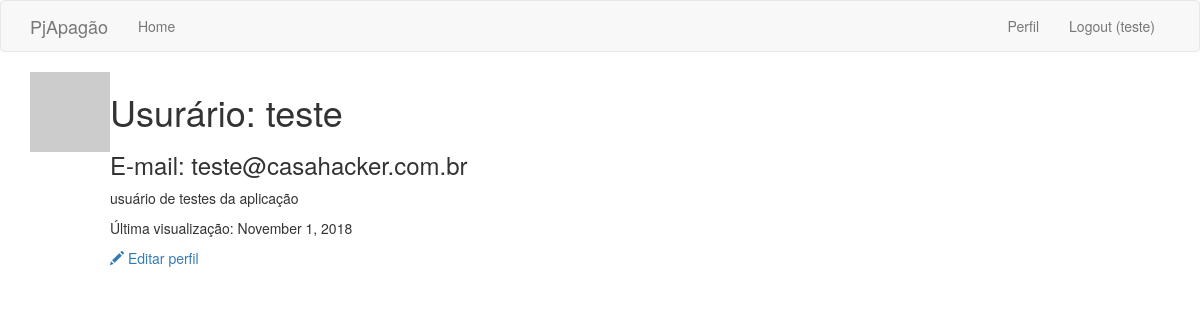
/user/teste (signed in), run on an earlier commit of the app's database.
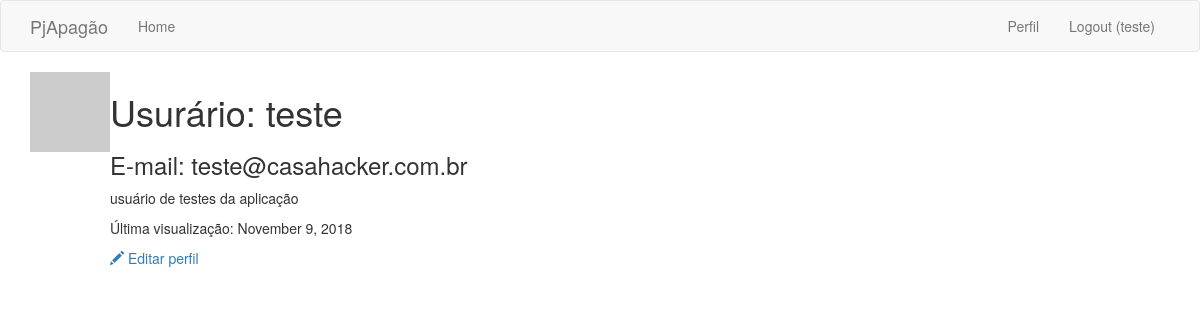
And on a later commit of the database.
### app/models.py (models this page shows, shortened)
class User(UserMixin, db.Model):
    id = db.Column(db.Integer, primary_key=True)
    username = db.Column(db.String(64), index=True, unique=True)
    email = db.Column(db.String(120), index=True, unique=True)
    password_hash = db.Column(db.String(128))
    token_hash = db.Column(db.String(300))
    tackles = db.relationship('Tackle', backref='author', lazy='dynamic')
    about_me = db.Column(db.String(140))
    last_seen = db.Column(db.DateTime, default=datetime.utcnow)
    def avatar(self, size):
        digest = md5(self.email.lower().encode('utf-8')).hexdigest()
        return 'https://www.gravatar.com/avatar/{}?d=identicon&s={}'.format(
            digest, size)

### app/routes.py (the view)
@app.route('/user/<username>')
@login_required
def user(username):
    user = User.query.filter_by(username=username).first_or_404()
    return render_template('user.html', user=user)

### app/models.py (called while the page is built)
@login.user_loader
def load_user(id):
    return User.query.get(int(id))

### app/routes.py (called while the page is built)
@app.before_request
def before_request():
    if current_user.is_authenticated:
        current_user.last_seen = datetime.utcnow()
        db.session.commit()
    g.locale = str(get_locale())

### app/templates/user.html
{% extends "base.html" %}
{% block app_content %}
<table>
  <tr valign="top">
    <td> <img src="{{ user.avatar(128) }}" alt=""> </td>
    <td>
        <h1>Usurário: {{ user.username }}</h1>
        <h3>E-mail: {{ user.email }}</h3>
         {% if user.about_me %}<p>{{ user.about_me }}</p>{% endif %}
         {% if user.last_seen %}
         <p>Última visualização: {{ moment(current_user.last_seen).format('LL') }}</p>
         {% endif %}
         {% if user == current_user %}
         <a href="{{ url_for('edit_profile') }}"><span class="glyphicon glyphicon-pencil"></span> Editar perfil</a>
   {% endif %}
    </td>
  </tr>
</table>
{% endblock %}

### app/templates/base.html (shortened to what this page needs)
{% extends 'bootstrap/base.html' %}
{% block navbar %}
    <nav class="navbar navbar-default">
        <div class="container">
            <div class="navbar-header">
                <a class="navbar-brand" href="{{ url_for('index') }}">PjApagão</a>
            </div>
            <div class="collapse navbar-collapse" id="bs-example-navbar-collapse-1">
                <ul class="nav navbar-nav">
                    <li><a href="{{ url_for('index') }}">Home</a></li>
                </ul>
                <ul class="nav navbar-nav navbar-right">
                    {% if current_user.is_anonymous %}
                    <li><a href="{{ url_for('login') }}">Login</a></li>
                    {% else %}
                    <li><a href="{{ url_for('user', username=current_user.username) }}">Perfil</a></li>
                    <li><a href="{{ url_for('logout') }}">Logout ({{current_user.username}})</a></li>
                    {% endif %}
                </ul>
            </div>
        </div>
    </nav>
{% endblock %}
{% block content %}
    <div class="container">
        {% block app_content %}{% endblock %}
    </div>
{% endblock %}

What changed in the data, as far as the page shows it:
changed User "teste": last_seen "November 1, 2018" → "November 9, 2018"
